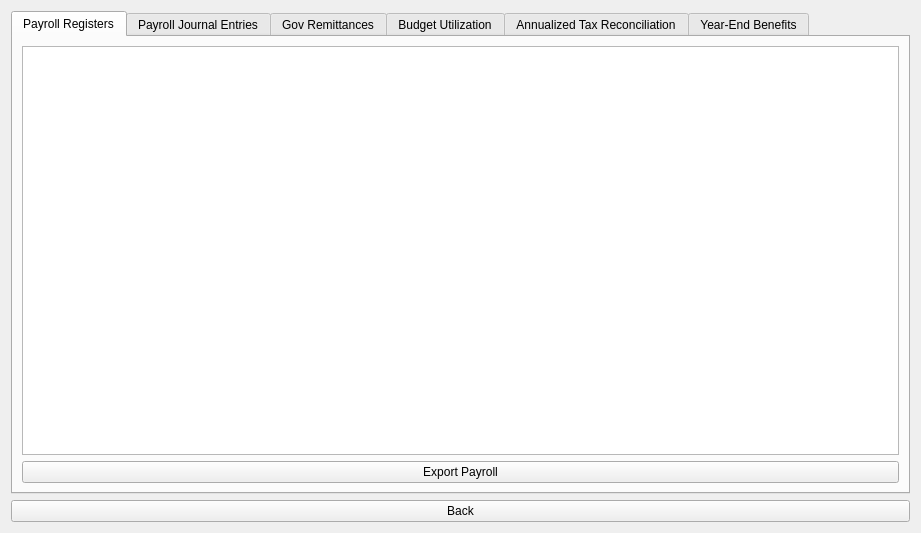
<?xml version="1.0" encoding="UTF-8"?>
<ui version="4.0">
 <class>ReportsLogsWidget</class>
 <widget class="QWidget" name="ReportsLogsWidget">
  <property name="geometry">
   <rect>
    <x>0</x>
    <y>0</y>
    <width>921</width>
    <height>533</height>
   </rect>
  </property>
  <property name="sizePolicy">
   <sizepolicy hsizetype="Expanding" vsizetype="Expanding">
    <horstretch>0</horstretch>
    <verstretch>0</verstretch>
   </sizepolicy>
  </property>
  <property name="maximumSize">
   <size>
    <width>16777215</width>
    <height>16777215</height>
   </size>
  </property>
  <property name="windowTitle">
   <string>JustPay Reports</string>
  </property>
  <layout class="QHBoxLayout" name="horizontalLayout">
   <item>
    <layout class="QVBoxLayout" name="verticalLayout">
     <item>
      <widget class="QTabWidget" name="tabWidget">
       <property name="currentIndex">
        <number>0</number>
       </property>
       <widget class="QWidget" name="tabPayrollRegisters">
        <attribute name="title">
         <string>Payroll Registers</string>
        </attribute>
        <layout class="QHBoxLayout" name="horizontalLayout_2">
         <item>
          <layout class="QVBoxLayout" name="verticalLayout_2">
           <item>
            <widget class="QTableView" name="payrollRegistersTable"/>
           </item>
           <item>
            <widget class="QPushButton" name="btnExportPayroll">
             <property name="text">
              <string>Export Payroll</string>
             </property>
            </widget>
           </item>
          </layout>
         </item>
        </layout>
       </widget>
       <widget class="QWidget" name="tabJournalEntries">
        <attribute name="title">
         <string>Payroll Journal Entries</string>
        </attribute>
        <layout class="QVBoxLayout" name="verticalLayoutJournal">
         <item>
          <widget class="QTableView" name="journalEntriesTable"/>
         </item>
         <item>
          <widget class="QPushButton" name="btnExportJournal">
           <property name="text">
            <string>Export Journal</string>
           </property>
          </widget>
         </item>
        </layout>
       </widget>
       <widget class="QWidget" name="tabGovRemittances">
        <attribute name="title">
         <string>Gov Remittances</string>
        </attribute>
        <layout class="QVBoxLayout" name="verticalLayoutGov">
         <item>
          <widget class="QTableView" name="govRemittancesTable"/>
         </item>
         <item>
          <widget class="QPushButton" name="btnExportGov">
           <property name="text">
            <string>Export Gov Reports</string>
           </property>
          </widget>
         </item>
        </layout>
       </widget>
       <widget class="QWidget" name="tabBudget">
        <attribute name="title">
         <string>Budget Utilization</string>
        </attribute>
        <layout class="QVBoxLayout" name="verticalLayoutBudget">
         <item>
          <widget class="QTableView" name="budgetTable"/>
         </item>
         <item>
          <widget class="QPushButton" name="btnExportBudget">
           <property name="text">
            <string>Export Budget</string>
           </property>
          </widget>
         </item>
        </layout>
       </widget>
       <widget class="QWidget" name="tabAnnualTax">
        <attribute name="title">
         <string>Annualized Tax Reconciliation</string>
        </attribute>
        <layout class="QVBoxLayout" name="verticalLayoutAnnualTax">
         <item>
          <widget class="QTableView" name="annualTaxTable"/>
         </item>
         <item>
          <widget class="QPushButton" name="btnExportAnnualTax">
           <property name="text">
            <string>Export Annual Tax</string>
           </property>
          </widget>
         </item>
        </layout>
       </widget>
       <widget class="QWidget" name="tabYearEndBenefits">
        <attribute name="title">
         <string>Year-End Benefits</string>
        </attribute>
        <layout class="QVBoxLayout" name="verticalLayoutYearEnd">
         <item>
          <widget class="QTableView" name="yearEndTable"/>
         </item>
         <item>
          <widget class="QPushButton" name="btnExportYearEnd">
           <property name="text">
            <string>Export Benefits</string>
           </property>
          </widget>
         </item>
        </layout>
       </widget>
      </widget>
     </item>
     <item>
      <widget class="QPushButton" name="backButton">
       <property name="text">
        <string>Back</string>
       </property>
      </widget>
     </item>
    </layout>
   </item>
  </layout>
 </widget>
 <resources/>
 <connections/>
</ui>
